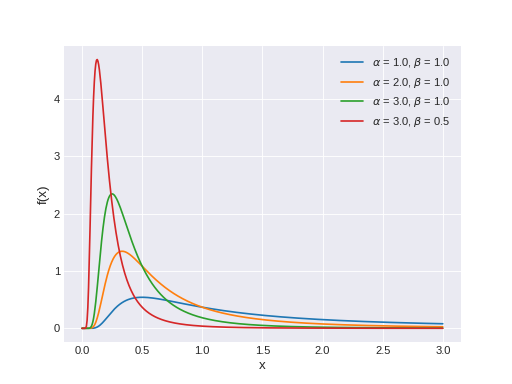

Write Python code to recreate this figure.
import matplotlib.pyplot as plt
import numpy as np
import scipy.stats as st
plt.style.use('seaborn-darkgrid')
x = np.linspace(0, 3, 500)
alphas = [1., 2., 3., 3.]
betas = [1., 1., 1., .5]
for a, b in zip(alphas, betas):
    pdf = st.invgamma.pdf(x, a, scale=b)
    plt.plot(x, pdf, label=r'$\alpha$ = {}, $\beta$ = {}'.format(a, b))
plt.xlabel('x', fontsize=12)
plt.ylabel('f(x)', fontsize=12)
plt.legend(loc=1)
plt.show()
